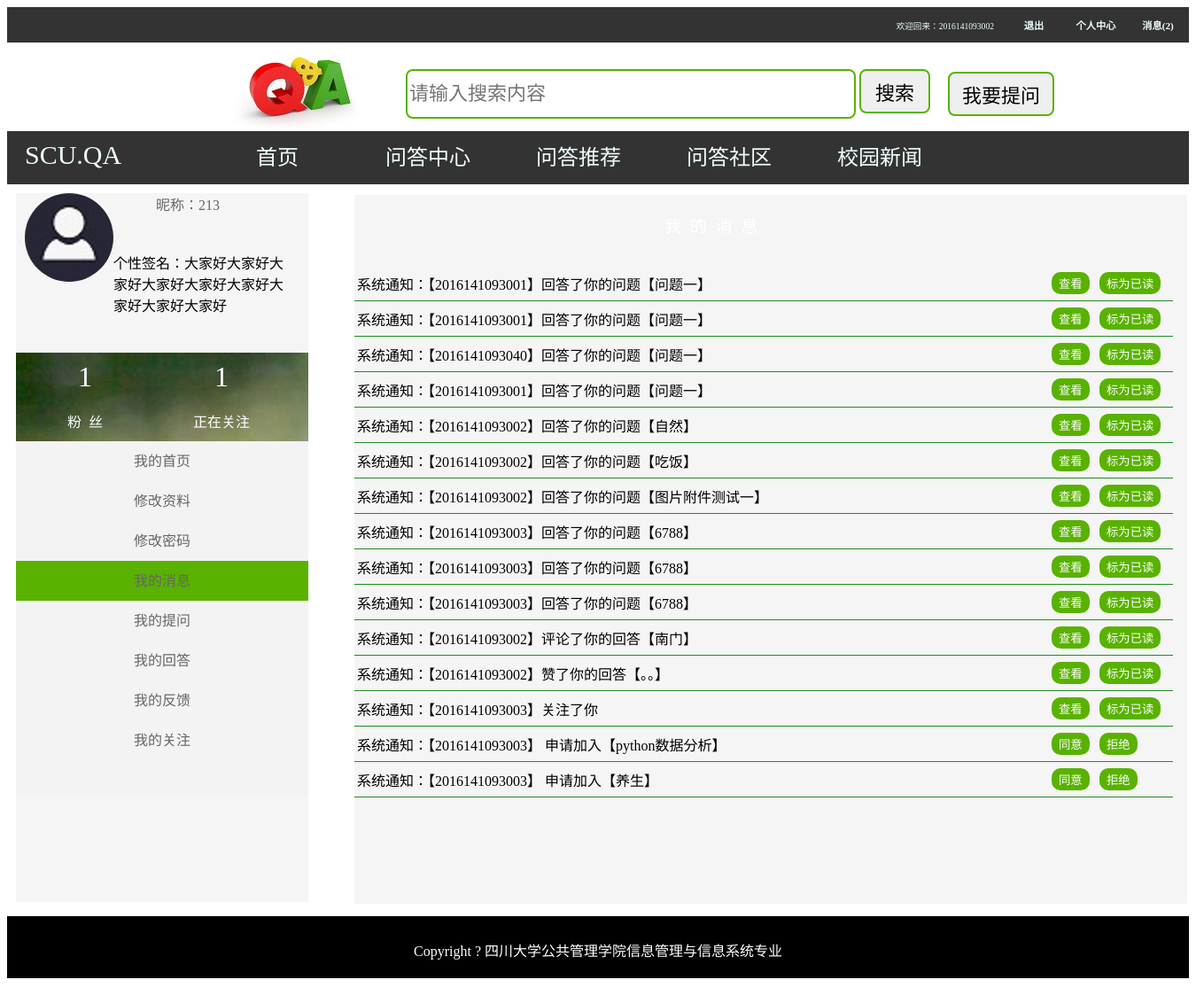
Page /user_message/ (signed in) on the committed database.
### QA/models.py (models this page shows)
class User(models.Model):
    gender = (
        ('male', "男"),
        ('female', "女"),
    )
    username = models.CharField(max_length=128, unique=True, primary_key=True)
    password = models.CharField(max_length=256)
    sex = models.CharField(max_length=32, choices=gender, default="男")
    c_time = models.DateTimeField(auto_now=True)
    nickname = models.CharField(max_length=50, blank=True)
    profession = models.CharField(max_length=50, blank=True)
    email = models.EmailField()
    per_signature = models.CharField(max_length=1024,blank=True)
    per_introduction = models.TextField(blank=True)
    uid_qid = models.ManyToManyField(to='Question', through='Question_Favorite', through_fields=('fauthor','question'))
    headshot_img = models.ImageField(upload_to='headshot_img', default='headshot_img/headshot.jpg')

class Answer(models.Model):
    adopt_choices = (
        (0, 'no'),
        (1, 'yes'),
    )
    aauthor = models.ForeignKey(User,on_delete=models.CASCADE)
    qid = models.ForeignKey(Question, on_delete=models.CASCADE)
    acontent = models.TextField(max_length=500)
    a_time = models.DateTimeField(auto_now_add=True)
    adopt=models.SmallIntegerField(default=0,choices=adopt_choices)
    Ans_deal_choices = (
        ('0', '未处理'),
        ('1', '已处理')
    )
    Ans_deal_status = models.IntegerField(default=0, choices=Ans_deal_choices)

class Question(models.Model):
    qauthor = models.ForeignKey(User, on_delete=models.CASCADE)
    ftype = models.ForeignKey(First_type,on_delete=models.CASCADE)
    stype = models.ForeignKey(Second_type,on_delete=models.CASCADE)
    qtitle = models.CharField(max_length=100)
    qcontent = models.TextField(max_length=500)
    q_time = models.DateTimeField(auto_now_add=True)
    q_img = models.ImageField(blank=True, null=True,upload_to='question_img')
    q_file = models.FileField(blank=True, null=True, upload_to='question_file')

class Answer_Comment(models.Model):
    answer = models.ForeignKey(Answer,on_delete=models.CASCADE)
    cauthor = models.ForeignKey(User, on_delete=models.CASCADE)
    ccontent = models.TextField(max_length=500)
    c_time = models.DateTimeField(auto_now_add=True)
    AnsComment_deal_choices = (
        ('0', '未处理'),
        ('1', '已处理')
    )
    AnsComment_deal_status = models.IntegerField(default=0, choices=AnsComment_deal_choices)

class Answer_Like(models.Model):
    answer = models.ForeignKey(Answer,on_delete=models.CASCADE)
    lauthor = models.ForeignKey(User,on_delete=models.CASCADE)
    l_time = models.DateTimeField(auto_now_add=True)
    AnsLike_deal_choices = (
        ('0', '未处理'),
        ('1', '已处理')
    )
    AnsLike_deal_status = models.IntegerField(default=0, choices=AnsLike_deal_choices)

class User_Favorite(models.Model):
    user = models.ForeignKey(User,on_delete=models.CASCADE,related_name="user_user")
    follower = models.ForeignKey(User,on_delete=models.CASCADE,related_name="user_follower")
    uf_time = models.DateTimeField(auto_now_add=True,blank=True,null=True)
    UserFollow_deal_choices = (
        ('0', '未处理'),
        ('1', '已处理')
    )
    UserFollow_deal_status = models.IntegerField(default=0, choices=UserFollow_deal_choices)
    class Meta:
        unique_together = ("user", "follower")

class Community_Apply(models.Model):
    agree_choices = (
        (0, '拒绝'),
        (1, '同意'),
        (2, '未处理'),
    )
    community =models.ForeignKey(Community,on_delete=models.CASCADE)
    ca_author = models.ForeignKey(User,on_delete=models.CASCADE)
    agree = models.SmallIntegerField(choices=agree_choices,default=2)
    ca_time = models.DateTimeField(auto_now_add=True)

class Community(models.Model):
    c_name = models.CharField(max_length=50)
    c_introduction = models.TextField(max_length=500, blank=True)
    c_author = models.ForeignKey(User,on_delete=models.CASCADE)
    c_time = models.DateTimeField(auto_now_add=True)
    c_img = models.ImageField(default='community_img/com.jpg', upload_to='community_img')

### QA/views.py (the view)
    def _get_follow_num(request):
         username = request.session["username"]
         userfollower = models.User_Favorite.objects.filter(follower_id=username)
         userfollower_num = userfollower.count()
         userfollowing = models.User_Favorite.objects.filter(user_id=username)
         userfollowing_num = userfollowing.count()
         return func(request, userfollowing_num, userfollower_num)

### QA/templates/user_message.html (shortened to what this page needs)
{% extends 'usercenter.html' %}
{% load staticfiles %}
{% block css %}
    <link rel="stylesheet" type="text/css" href="{% static 'css/base.css' %}" >
    <link rel="stylesheet" type="text/css" href="{% static 'css/usercenter.css' %}">
{% endblock %}
{% block content %}
    <div class="user-right">
        <div class="right_top">
            <div class="right_title">我&nbsp;&nbsp;的&nbsp;&nbsp;消&nbsp;&nbsp;息</div>
        </div>
        <div class="right_cont">
            {% if answers %}
                 {% for answer in answers %}
                     <table>
                         <tr>
                             <td class="tab_td1">系统通知：【{{ answer.aauthor.username }}】回答了你的问题【{{ answer.qid.qtitle }}】</td>
                             <td class="tab_td2"> <a href="/detail-{{ answer.qid.id }}/"><button>查看</button></a></td>
                             <td style="width: 80px"> <button onclick="PassAns(this,{{answer.id}})">标为已读</button></td>
                         </tr>
                     </table>
                 {% endfor %}
            {% endif %}
            {% if ans_comments%}
                {% for ans_comment in ans_comments %}
                     <table>
                         <tr>
                             <td class="tab_td1">系统通知：【{{ ans_comment.cauthor.username}}】评论了你的回答【{{ ans_comment.answer.acontent }}】</td>
                             <td class="tab_td2"><a href="/detail-{{ ans_comment.answer.qid.id }}/"><button>查看</button></a></td>
                             <td class="tab_td3"><button onclick="PassComment(this,{{ans_comment.id}},{{ ans_comment.AnsComment_deal_status}})">标为已读</button></td>
                         </tr>
                     </table>
                {% endfor %}
            {% endif %}
            {% if ans_likes %}
                {% for ans_like in ans_likes  %}
                     <table>
                         <tr>
                             <td class="tab_td1">系统通知：【{{ ans_like.lauthor.username}}】赞了你的回答【{{ ans_like.answer.acontent}}】</td>
                             <td class="tab_td2"> <a href="/detail-{{ans_like.answer.qid.id}}"><button>查看</button></a></td>
                             <td class="tab_td3"> <button onclick="PassAnsLike(this,{{ans_like.id}},{{ ans_like.AnsLike_deal_status}})">标为已读</button></td>
                        </tr>
                    </table>
                {% endfor %}
            {% endif %}
            {% if user_follows %}
                {% for user_follow in user_follows%}
                    <table>
                        <tr>
                             <td class="tab_td1">系统通知：【{{ user_follow.follower.username}}】关注了你</td>
                             <td class="tab_td2"> <a  href="/my_followers/"><button>查看</button></a></td>
                             <td class="tab_td3"><button onclick="PassUserFollow(this,{{user_follow.id}})">标为已读</button></td>
                        </tr>
                    </table>
                {% endfor %}
            {% endif %}
            {% for apply in applys %}
                    <table>
                        <tr>
                             <td class="tab_td1"><a style="text-decoration: none;color: black" href="/user-{{ apply.ca_author_id }}/user_question/">系统通知：【{{ apply.ca_author_id }}】</a>
                                    申请加入<a style="text-decoration: none;color: black" href="/community-{{ apply.community.id }}/detail/">【{{ apply.community.c_name }}】</a></td>
                            <td class="tab_td2"> <button onclick="agree_or_refuse(this,{{ apply.community.id }},{{ apply.ca_author_id }})">同意</button></td>
                            <td class="tab_td3"><button onclick="agree_or_refuse(this,{{ apply.community.id }},{{ apply.ca_author_id }})">拒绝</button></td>
                        </tr>
                     </table>
            {% endfor %}
        </div>
    </div>
{% endblock %}

### QA/templates/usercenter.html (shortened to what this page needs)
{% extends 'base.html' %}
{% load staticfiles %}
{% block left %}
    <div class="user-left">
      <div class="left-top1">
            <div class="top1">
                <div class="top1-1">
                    <a href="/userinfo_reset/"><img src="{{ user.headshot_img.url }}" style="border-radius: 50%"></a>
                </div>
                <div class="top1-2">
                    <a href="/usercenter_index/">昵称：{{ user.nickname }}</a></div>
                <div class="top1-3">
                    <p>{% if user.per_signature %}个性签名：{{ user.per_signature }}{% else %}<a href="/userinfo_reset/">你还没有个性签名，点这添加！</a>{% endif %}</p>
                </div>
            </div>
            <div class="top2" >
                    <table class="table">
                        <tr class="tr">
                            <td class="td1"><a style="color: #fff;text-decoration: none" href="/my_followers/">{{ userfollower_num}}</a></td>
                            <td class="td1"><a style="color: #fff;text-decoration: none"href="/my_followings/">{{ userfollowing_num }}</a></td>
                        </tr>
                        <tr class="tr">
                            <td class="td2">粉&nbsp;&nbsp;丝</td>
                            <td class="td2">正在关注</td>
                        </tr>
                    </table>
            </div>
      </div>
      <div class="left-top2">
                 <li>{%if request.path == '/usercenter_index/'%} <a class="active" href="/usercenter_index/">我的首页</a>{% else %}<a href="/usercenter_index/">我的首页</a>{% endif %}</li>
                 <li>{%if request.path == '/userinfo_reset/'%}<a class="active" href="/userinfo_reset/">修改资料</a>{% else %}<a href="/userinfo_reset/">修改资料</a>{% endif %}</li>
                 <li>{%if request.path == '/password_modify/'%}<a class="active" href="/password_modify/">修改密码</a>{% else %}<a href="/password_modify/">修改密码</a>{% endif %}</li>
                 <li>{%if request.path == '/user_message/'%} <a class="active" href="/user_message/">我的消息</a>{% else %}<a href="/user_message/">我的消息</a>{% endif %}</li>
                 <li>{%if request.path == '/my_question/'%} <a class="active" href="/my_question/">我的提问</a>{% else %}<a href="/my_question/">我的提问</a>{% endif %}</li>
                 <li>{%if request.path == '/my_answer/'%} <a class="active" href="/my_answer/">我的回答</a>{% else %}<a href="/my_answer/">我的回答</a>{% endif %}</li>
                 <li>{%if request.path == '/user_feedback/'%} <a class="active" href="/user_feedback/">我的反馈</a>{% else %}<a href="/user_feedback/">我的反馈</a>{% endif %}</li>
                 <li>{%if request.path == '/my_followers/'%} <a class="active" href="/my_followers/">我的关注</a>{% else %}<a href="/my_followers/">我的关注</a>{% endif %}</li>
      </div>
    </div>
{% endblock left%}

### QA/templates/base.html (shortened to what this page needs)
{% load staticfiles %}
{% load filter %}
<!DOCTYPE html>
<html lang="en">
<head>
    {% block css %}{% endblock %}
</head>
<body>
{% block header_con %}
   <div class="header">
       <div class="header_nav">
                 {% if request.session.is_login  %}
                     <li class="header_nav_list"><h3><a href="/user_message/">消息({{ request.session.username|message_num}})</a></h3></li>
                    <li class="header_nav_list"><h3><a href="/usercenter_index/">个人中心</a></h3></li>
                     <li class="header_nav_list"><h3><a href="/logout/">退出</a></h3></li>
                     <li class="header_nav_list_welcome">欢迎回来：{{request.session.username }}</li>
                 {% else %}
			         <li class="header_nav_list"><h3><a href="/register/">注册</a></h3></li>
                     <li class="header_nav_list"><h3><a href="/login/">登录</a></h3></li>
                 {% endif %}
       </div>
   </div>
<div class="sou-suo">
        <div class="sou-suo-icon">
            <img src="/static/img/logo.jpg/">
        </div>
        <div class="sou-suo-search">
            <form action="/search/" method="get">
                <input type="text" name="q" placeholder="请输入搜索内容" value="" required>
                <button type="submit" >搜索</button>
            </form>
        </div>
        <div class="sou-suo-question">
            <a href="/question/"><button>我要提问</button></a>
        </div>
</div>
<header class="dao-hang">
    <div class="dao-hang2">
        <div class="logo">SCU.QA</div>
        <li class="dao-hang-lie-biao"><a {%if request.path == '/index/'%} class="active"{% endif %}href="/index/">首页</a></li>
        <li class="dao-hang-lie-biao"><a {%if request.path|slice:"5" == '/type'%} class="active"{% endif %}href="/type_all/">问答中心</a></li>
        <li class="dao-hang-lie-biao"><a {%if request.path|slice:"10" == '/recommend'%} class="active"{% endif %}href="/recommend_hot_question/">问答推荐</a></li>
        <li class="dao-hang-lie-biao"><a {%if request.path|slice:"10" == '/community'%} class="active"{% endif %}href="/community_list/">问答社区</a></li>
        <li class="dao-hang-lie-biao"><a {%if request.path == '/xg_news/'%} class="active"{% endif %}href="/xg_news/">校园新闻</a></li>
    </div>
</header>
{% endblock header_con %}
 {% block left %}{% endblock left %}
{% block content %}{% endblock content %}
{% block bottom %}
   <footer class="wei-bu">
    <div class="ban-quan">
        <p>Copyright ? 四川大学公共管理学院信息管理与信息系统专业</p>
    </div>
   </footer>
{% endblock bottom %}
</body>
</html>

### rows in the picture
User: session.username|message_num "2", headshot_img (picture), nickname "213", per_signature "大家好大家好大家好大家好大家好大家好大家好大家好大家好"
Answer: aauthor.username "2016141093001", qid.qtitle "问题一"
Answer: aauthor.username "2016141093001", qid.qtitle "问题一"
Answer: aauthor.username "2016141093040", qid.qtitle "问题一"
Answer: aauthor.username "2016141093001", qid.qtitle "问题一"
Answer: aauthor.username "2016141093002", qid.qtitle "自然"
Answer: aauthor.username "2016141093002", qid.qtitle "吃饭"
Answer: aauthor.username "2016141093002", qid.qtitle "图片附件测试一"
Answer: aauthor.username "2016141093003", qid.qtitle "6788"
Answer: aauthor.username "2016141093003", qid.qtitle "6788"
Answer: aauthor.username "2016141093003", qid.qtitle "6788"
Answer_Comment: cauthor.username "2016141093002", answer.acontent "南门"
Answer_Like: lauthor.username "2016141093002", answer.acontent "。。"
User_Favorite: follower.username "2016141093003"
Community_Apply: ca_author_id "2016141093003", community.c_name "python数据分析"
Community_Apply: ca_author_id "2016141093003", community.c_name "养生"

### other values in the picture
{{ request.session.username }} "2016141093002"
{{ userfollower_num }} "1"
{{ userfollowing_num }} "1"
